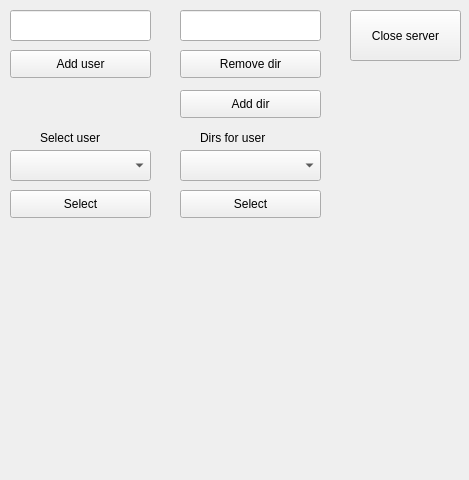
<?xml version="1.0" encoding="UTF-8"?>
<ui version="4.0">
 <class>App</class>
 <widget class="QWidget" name="App">
  <property name="geometry">
   <rect>
    <x>0</x>
    <y>0</y>
    <width>469</width>
    <height>480</height>
   </rect>
  </property>
  <property name="windowTitle">
   <string>App</string>
  </property>
  <widget class="QPushButton" name="close_server">
   <property name="geometry">
    <rect>
     <x>350</x>
     <y>10</y>
     <width>111</width>
     <height>51</height>
    </rect>
   </property>
   <property name="text">
    <string>Close server</string>
   </property>
  </widget>
  <widget class="QComboBox" name="list_user">
   <property name="geometry">
    <rect>
     <x>10</x>
     <y>150</y>
     <width>141</width>
     <height>31</height>
    </rect>
   </property>
  </widget>
  <widget class="QLabel" name="label">
   <property name="geometry">
    <rect>
     <x>40</x>
     <y>130</y>
     <width>71</width>
     <height>16</height>
    </rect>
   </property>
   <property name="text">
    <string>Select user</string>
   </property>
  </widget>
  <widget class="QComboBox" name="list_dirs">
   <property name="geometry">
    <rect>
     <x>180</x>
     <y>150</y>
     <width>141</width>
     <height>31</height>
    </rect>
   </property>
  </widget>
  <widget class="QLabel" name="label_2">
   <property name="geometry">
    <rect>
     <x>200</x>
     <y>130</y>
     <width>91</width>
     <height>16</height>
    </rect>
   </property>
   <property name="text">
    <string>Dirs for user</string>
   </property>
  </widget>
  <widget class="QPushButton" name="remove_dir">
   <property name="geometry">
    <rect>
     <x>180</x>
     <y>50</y>
     <width>141</width>
     <height>28</height>
    </rect>
   </property>
   <property name="text">
    <string>Remove dir</string>
   </property>
  </widget>
  <widget class="QLineEdit" name="input_dir">
   <property name="geometry">
    <rect>
     <x>180</x>
     <y>10</y>
     <width>141</width>
     <height>31</height>
    </rect>
   </property>
  </widget>
  <widget class="QPushButton" name="add_dir">
   <property name="geometry">
    <rect>
     <x>180</x>
     <y>90</y>
     <width>141</width>
     <height>28</height>
    </rect>
   </property>
   <property name="text">
    <string>Add dir</string>
   </property>
  </widget>
  <widget class="QLineEdit" name="input_user">
   <property name="geometry">
    <rect>
     <x>10</x>
     <y>10</y>
     <width>141</width>
     <height>31</height>
    </rect>
   </property>
  </widget>
  <widget class="QPushButton" name="add_user">
   <property name="geometry">
    <rect>
     <x>10</x>
     <y>50</y>
     <width>141</width>
     <height>28</height>
    </rect>
   </property>
   <property name="text">
    <string>Add user</string>
   </property>
  </widget>
  <widget class="QPushButton" name="bselect_user">
   <property name="geometry">
    <rect>
     <x>10</x>
     <y>190</y>
     <width>141</width>
     <height>28</height>
    </rect>
   </property>
   <property name="text">
    <string>Select</string>
   </property>
  </widget>
  <widget class="QPushButton" name="bselect_dir">
   <property name="geometry">
    <rect>
     <x>180</x>
     <y>190</y>
     <width>141</width>
     <height>28</height>
    </rect>
   </property>
   <property name="text">
    <string>Select</string>
   </property>
  </widget>
 </widget>
 <resources/>
 <connections/>
</ui>
